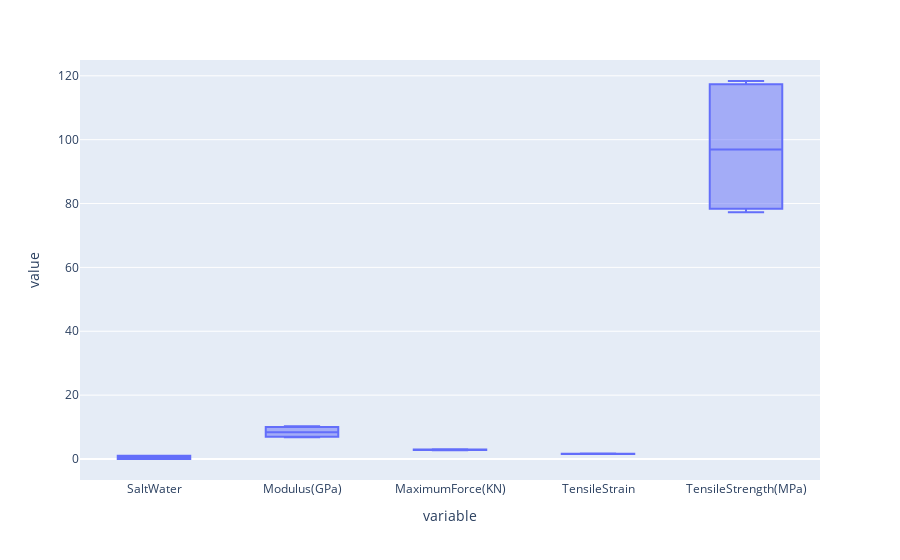

The cell this chart's notebook holds for it:
### Code cell
px.box(df)

### Figure 1 — Plotly figure (JSON) as saved in the notebook; plotly's stock layout.template omitted (floating-point values rounded to 4 significant figures)
{"data": [{"alignmentgroup": "True", "hovertemplate": "variable=%{x}<br>value=%{y}<extra></extra>", "legendgroup": "", "marker": {"color": "#636efa"}, "name": "", "notched": false, "offsetgroup": "", "orientation": "v", "showlegend": false, "type": "box", "x": ["SaltWater", "SaltWater", "SaltWater", "SaltWater", "SaltWater", "SaltWater", "SaltWater", "SaltWater", "SaltWater", "SaltWater", "Modulus(GPa)", "Modulus(GPa)", "Modulus(GPa)", "Modulus(GPa)", "Modulus(GPa)", "Modulus(GPa)", "Modulus(GPa)", "Modulus(GPa)", "Modulus(GPa)", "Modulus(GPa)", "MaximumForce(KN)", "MaximumForce(KN)", "MaximumForce(KN)", "MaximumForce(KN)", "MaximumForce(KN)", "MaximumForce(KN)", "MaximumForce(KN)", "MaximumForce(KN)", "MaximumForce(KN)", "MaximumForce(KN)", "TensileStrain", "TensileStrain", "TensileStrain", "TensileStrain", "TensileStrain", "TensileStrain", "TensileStrain", "TensileStrain", "TensileStrain", "TensileStrain", "TensileStrength(MPa)", "TensileStrength(MPa)", "TensileStrength(MPa)", "TensileStrength(MPa)", "TensileStrength(MPa)", "TensileStrength(MPa)", "TensileStrength(MPa)", "TensileStrength(MPa)", "TensileStrength(MPa)", "TensileStrength(MPa)"], "x0": " ", "xaxis": "x", "y": [0, 0, 0, 0, 0, 1, 1, 1, 1, 1, 7.205, 6.975, 6.842, 7.026, 6.906, 10.22, 10.06, 9.564, 10.18, 10.01, 3.02, 2.93, 2.96, 2.92, 3.02, 2.72, 2.81, 2.76, 2.8, 2.83, 1.6, 1.64, 1.73, 1.63, 1.72, 1.57, 1.6, 1.67, 1.59, 1.66, 79.8, 77.49, 78.4, 77.29, 79.83, 114.0, 117.9, 115.5, 117.3, 118.4], "y0": " ", "yaxis": "y"}], "layout": {"boxmode": "group", "legend": {"tracegroupgap": 0}, "margin": {"t": 60}, "xaxis": {"anchor": "y", "domain": [0, 1], "title": {"text": "variable"}}, "yaxis": {"anchor": "x", "domain": [0, 1], "title": {"text": "value"}}}}
